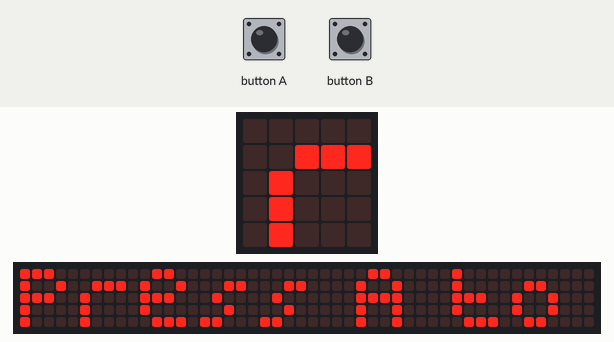
Simulated run of this program. Board: BBC micro:bit running MicroPython. Shown: the board's 5×5 LED display, a strip that is not on the board, showing the scrolling text unrolled. The inputs (shaded band) are chosen by the test bench. The 48×5 strip is a reading aid, not a part: it shows the text the display is scrolling, unrolled, one strip-width of it at a time.

Above: at 1.27 s.
1.3 s: button A pressed for 0.15 s
2.0 s: button B pressed for 0.15 s
At 21.0 s:
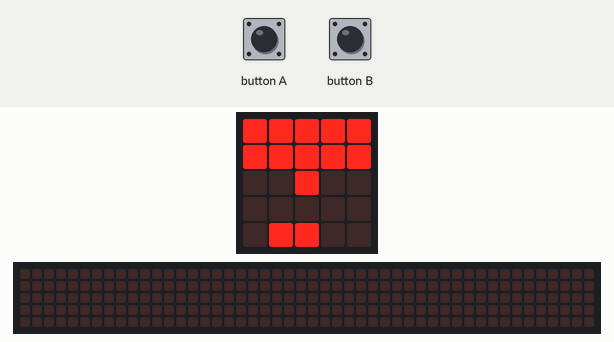
At 30.2 s:
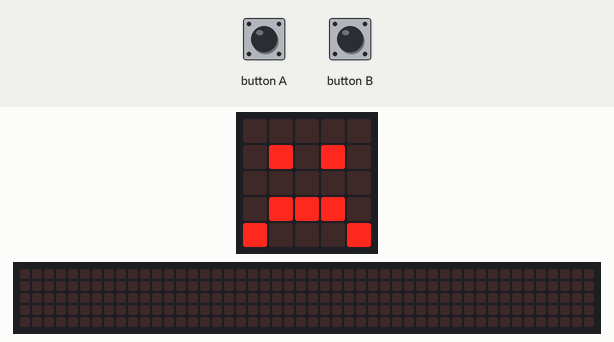

The program:

breakoutClone.py
```python
from microbit import *

#init game
display.scroll("Press A to start")
while not button_a.was_pressed():
    display.show(Image.ARROW_W)
    sleep(400)
    display.clear()
    sleep(400)

def gameWon(board):
    """
    returns a boolean that indicates if won or not
    """
    hasWon = True
    for i in range(2):
        for j in range(5):
            if board[i][j] == 9:
                hasWon = False
    return hasWon

def gameLost(ballPos):
    """
    returns a boolean that indicates if lost or not
    """
    return True if ballPos[0] == 4 else False

def updatePlayer(board, playerPos):
    """
    updates and returns the new board and position of player
    """
    if button_a.was_pressed() and playerPos != 0:
        board[4][playerPos - 1] = 8
        board[4][playerPos + 1] = 0
        playerPos -= 1
    elif button_b.was_pressed() and playerPos != 3:
        board[4][playerPos + 2] = 8
        board[4][playerPos] = 0
        playerPos += 1
    return board, playerPos

def updateBoard(board, ballPos):
    """
    updates the blocks/ball, moves the ball and returns the new board and ballPos
    """
    ballDirection = board[ballPos[0]][ballPos[1]]
    if ballDirection <= 2:
        #it's going up
        if ballPos[0] == 0: # check if at top
            board[ballPos[0]][ballPos[1]] += 2
        elif board[ballPos[0]-1][ballPos[1]] == 9: # check if block above
            board[ballPos[0]-1][ballPos[1]] = 0
            board[ballPos[0]][ballPos[1]] += 2
        elif ballDirection == 1 and ballPos[1] == 0: # check if at left wall
            board[ballPos[0]][ballPos[1]] += 1
        elif ballDirection == 2 and ballPos[1] == 4: # check if at right wall
            board[ballPos[0]][ballPos[1]] -= 1
        elif ballDirection == 1 and board[ballPos[0]][ballPos[1]-1] == 9: # check if block to left
            board[ballPos[0]][ballPos[1]-1] = 0
            board[ballPos[0]][ballPos[1]] += 1
        elif ballDirection == 2 and board[ballPos[0]][ballPos[1]+1] == 9: # check if block to right
            board[ballPos[0]][ballPos[1]+1] = 0
            board[ballPos[0]][ballPos[1]] -= 1
        elif ballDirection == 1 and board[ballPos[0]-1][ballPos[1]-1] == 9: # check if block left diagonal
            board[ballPos[0]-1][ballPos[1]-1] = 0
            board[ballPos[0]][ballPos[1]] = 4
        elif ballDirection == 2 and board[ballPos[0]-1][ballPos[1]+1] == 9: # check if block right diagonal
            board[ballPos[0]-1][ballPos[1]+1] = 0
            board[ballPos[0]][ballPos[1]] = 3
        #if no blocks obstructing:
        elif ballDirection == 1:
            #move in direction
            board[ballPos[0]-1][ballPos[1]-1] = ballDirection
            board[ballPos[0]][ballPos[1]] = 0
            ballPos[0] -= 1
            ballPos[1] -= 1
        elif ballDirection == 2:
            #move in direction
            board[ballPos[0]-1][ballPos[1]+1] = ballDirection
            board[ballPos[0]][ballPos[1]] = 0
            ballPos[0] -= 1
            ballPos[1] += 1
    else:
        #it's going down
        if board[ballPos[0]+1][ballPos[1]] == 8: # check if player below
            board[ballPos[0]][ballPos[1]] -= 2
        elif board[ballPos[0]+1][ballPos[1]] == 9: # check if block below
            board[ballPos[0]][ballPos[1]] -= 2
            board[ballPos[0]+1][ballPos[1]] = 0
        elif ballDirection == 3 and ballPos[1] == 0: # check if at left wall
            board[ballPos[0]][ballPos[1]] += 1
        elif ballDirection == 4 and ballPos[1] == 4: # check if at right wall
            board[ballPos[0]][ballPos[1]] -= 1
        elif ballDirection == 3 and board[ballPos[0]+1][ballPos[1]-1] == 8: # check if player left diagonal
            board[ballPos[0]][ballPos[1]] = 2
        elif ballDirection == 4 and board[ballPos[0]+1][ballPos[1]+1] == 8: # check if player right diagonal
            board[ballPos[0]][ballPos[1]] = 1
        elif ballDirection == 3 and board[ballPos[0]][ballPos[1]-1] == 9: # check if block to left
            board[ballPos[0]][ballPos[1]-1] = 0
            board[ballPos[0]][ballPos[1]] += 1
        elif ballDirection == 4 and board[ballPos[0]][ballPos[1]+1] == 9: # check if block to right
            board[ballPos[0]][ballPos[1]+1] = 0
            board[ballPos[0]][ballPos[1]] -= 1
        elif ballDirection == 3 and board[ballPos[0]+1][ballPos[1]-1] == 9: # check if block left diagonal
            board[ballPos[0]][ballPos[1]] = 2
            board[ballPos[0]+1][ballPos[1]-1] = 0
        elif ballDirection == 4 and board[ballPos[0]+1][ballPos[1]+1] == 9: # check if block right diagonal
            board[ballPos[0]][ballPos[1]] = 1
            board[ballPos[0]+1][ballPos[1]+1] = 0
        #if no obstructions
        elif ballDirection == 3:
            #move in direction
            board[ballPos[0]+1][ballPos[1]-1] = ballDirection
            board[ballPos[0]][ballPos[1]] = 0
            ballPos[0] += 1
            ballPos[1] -= 1
        elif ballDirection == 4:
            #move in direction
            board[ballPos[0]+1][ballPos[1]+1] = ballDirection
            board[ballPos[0]][ballPos[1]] = 0
            ballPos[0] += 1
            ballPos[1] += 1
    return board, ballPos

def updateLED(board):
    """
    sets the LED ''pixels' according to the board
    """
    for i in range(len(board)): # it will be 5x5, but may as well assign dynamically
        for j in range(len(board[0])):
            if board[i][j] > 0:
                display.set_pixel(j, i, 9)
            else:
                display.set_pixel(j, i, 0)

display.scroll("Breakout...")

board = [
        [9, 9, 9, 9, 9],
        [9, 9, 9, 9, 9],
        [0, 0, 0, 0, 0],
        [0, 2, 0, 0, 0],
        [8, 8, 0, 0, 0],
        ]
ballPos = [3, 1]
playerPos = 0 # along the bottom row
updateLED(board)

while not gameWon(board) and not gameLost(ballPos):
    for i in range(4):
        board, playerPos = updatePlayer(board, playerPos)
        updateLED(board)
        sleep(125)
    board, playerPos = updatePlayer(board, playerPos)
    board, ballPos = updateBoard(board, ballPos)
    updateLED(board)
    sleep(50)

if gameLost(ballPos):
    display.scroll("You lose!")
    display.show(Image.SAD)
else:
    display.scroll("You win!")
    display.show(Image.HAPPY)
```

Measured:
- after the input at 2.0 s, the display: first differs from a run without the input after 18.1 s (image 1 shows a later state)
- what the display in image 1 shows lasts 0.6 s, from 20.6 s to 21.2 s
